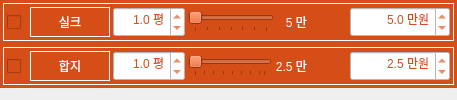
           <widget class="QWidget" name="tab_2">
            <attribute name="title">
             <string>도배</string>
            </attribute>
            <layout class="QVBoxLayout" name="verticalLayout">
             <property name="spacing">
              <number>0</number>
             </property>
             <property name="leftMargin">
              <number>0</number>
             </property>
             <property name="topMargin">
              <number>0</number>
             </property>
             <property name="rightMargin">
              <number>0</number>
             </property>
             <property name="bottomMargin">
              <number>0</number>
             </property>
             <item>
              <widget class="QFrame" name="frame_111">
               <property name="minimumSize">
                <size>
                 <width>0</width>
                 <height>30</height>
                </size>
               </property>
               <property name="maximumSize">
                <size>
                 <width>16777215</width>
                 <height>16777215</height>
                </size>
               </property>
               <property name="font">
                <font>
                 <family>나눔고딕 ExtraBold</family>
                 <pointsize>9</pointsize>
                 <weight>9</weight>
                 <italic>false</italic>
                 <bold>false</bold>
                </font>
               </property>
               <property name="styleSheet">
                <string notr="true">background-color: rgb(213, 77, 23);
font: 75 9pt &quot;나눔고딕 ExtraBold&quot;;</string>
               </property>
               <layout class="QHBoxLayout" name="horizontalLayout_258">
                <property name="leftMargin">
                 <number>3</number>
                </property>
                <property name="topMargin">
                 <number>3</number>
                </property>
                <property name="rightMargin">
                 <number>3</number>
                </property>
                <property name="bottomMargin">
                 <number>3</number>
                </property>
                <item>
                 <widget class="QFrame" name="horizontalFrame_12">
                  <property name="styleSheet">
                   <string notr="true">color: rgb(255, 255, 255);</string>
                  </property>
                  <property name="frameShape">
                   <enum>QFrame::Box</enum>
                  </property>
                  <layout class="QHBoxLayout" name="horizontalLayout_83">
                   <property name="spacing">
                    <number>3</number>
                   </property>
                   <property name="leftMargin">
                    <number>3</number>
                   </property>
                   <property name="topMargin">
                    <number>3</number>
                   </property>
                   <property name="rightMargin">
                    <number>3</number>
                   </property>
                   <property name="bottomMargin">
                    <number>3</number>
                   </property>
                   <item>
                    <widget class="QCheckBox" name="checkBox_wallpaper_silk">
                     <property name="enabled">
                      <bool>true</bool>
                     </property>
                     <property name="minimumSize">
                      <size>
                       <width>20</width>
                       <height>30</height>
                      </size>
                     </property>
                     <property name="maximumSize">
                      <size>
                       <width>16777215</width>
                       <height>16777215</height>
                      </size>
                     </property>
                     <property name="styleSheet">
                      <string notr="true">color: rgb(255, 255, 255);</string>
                     </property>
                     <property name="text">
                      <string/>
                     </property>
                     <property name="checked">
                      <bool>false</bool>
                     </property>
                     <property name="tristate">
                      <bool>false</bool>
                     </property>
                    </widget>
                   </item>
                   <item>
                    <widget class="QLabel" name="label_20">
                     <property name="sizePolicy">
                      <sizepolicy hsizetype="Preferred" vsizetype="Fixed">
                       <horstretch>0</horstretch>
                       <verstretch>0</verstretch>
                      </sizepolicy>
                     </property>
                     <property name="minimumSize">
                      <size>
                       <width>80</width>
                       <height>30</height>
                      </size>
                     </property>
                     <property name="maximumSize">
                      <size>
                       <width>80</width>
                       <height>16777215</height>
                      </size>
                     </property>
                     <property name="font">
                      <font>
                       <family>나눔고딕 ExtraBold</family>
                       <pointsize>9</pointsize>
                       <weight>9</weight>
                       <italic>false</italic>
                       <bold>false</bold>
                      </font>
                     </property>
                     <property name="styleSheet">
                      <string notr="true">background-color: rgb(213, 77, 23);
color: rgb(255, 255, 255);</string>
                     </property>
                     <property name="frameShape">
                      <enum>QFrame::Box</enum>
                     </property>
                     <property name="text">
                      <string>실크</string>
                     </property>
                     <property name="alignment">
                      <set>Qt::AlignCenter</set>
                     </property>
                    </widget>
                   </item>
                   <item>
                    <widget class="QDoubleSpinBox" name="doubleSpinBox_wallpaper_area_silk">
                     <property name="minimumSize">
                      <size>
                       <width>70</width>
                       <height>30</height>
                      </size>
                     </property>
                     <property name="styleSheet">
                      <string notr="true">background-color: rgb(255, 255, 255);
color: rgb(213, 77, 23);</string>
                     </property>
                     <property name="alignment">
                      <set>Qt::AlignRight|Qt::AlignTrailing|Qt::AlignVCenter</set>
                     </property>
                     <property name="prefix">
                      <string/>
                     </property>
                     <property name="suffix">
                      <string> 평</string>
                     </property>
                     <property name="decimals">
                      <number>1</number>
                     </property>
                     <property name="minimum">
                      <double>0.100000000000000</double>
                     </property>
                     <property name="maximum">
                      <double>100.000000000000000</double>
                     </property>
                     <property name="singleStep">
                      <double>0.200000000000000</double>
                     </property>
                     <property name="value">
                      <double>1.000000000000000</double>
                     </property>
                    </widget>
                   </item>
                   <item>
                    <widget class="QSlider" name="horizontalSlider_wallpaper_silk">
                     <property name="minimum">
                      <number>50</number>
                     </property>
                     <property name="maximum">
                      <number>80</number>
                     </property>
                     <property name="singleStep">
                      <number>5</number>
                     </property>
                     <property name="pageStep">
                      <number>1</number>
                     </property>
                     <property name="value">
                      <number>50</number>
                     </property>
                     <property name="orientation">
                      <enum>Qt::Horizontal</enum>
                     </property>
                     <property name="invertedAppearance">
                      <bool>false</bool>
                     </property>
                     <property name="invertedControls">
                      <bool>false</bool>
                     </property>
                     <property name="tickPosition">
                      <enum>QSlider::TicksBelow</enum>
                     </property>
                     <property name="tickInterval">
                      <number>5</number>
                     </property>
                    </widget>
                   </item>
                   <item>
                    <widget class="QLabel" name="label_wallpaper_silk">
                     <property name="minimumSize">
                      <size>
                       <width>30</width>
                       <height>0</height>
                      </size>
                     </property>
                     <property name="text">
                      <string>5 만</string>
                     </property>
                     <property name="alignment">
                      <set>Qt::AlignRight|Qt::AlignTrailing|Qt::AlignVCenter</set>
                     </property>
                    </widget>
                   </item>
                   <item>
                    <spacer name="horizontalSpacer_21">
                     <property name="orientation">
                      <enum>Qt::Horizontal</enum>
                     </property>
                     <property name="sizeType">
                      <enum>QSizePolicy::Preferred</enum>
                     </property>
                     <property name="sizeHint" stdset="0">
                      <size>
                       <width>40</width>
                       <height>20</height>
                      </size>
                     </property>
                    </spacer>
                   </item>
                   <item>
                    <widget class="QDoubleSpinBox" name="doubleSpinBox_wallpaper_cost_silk">
                     <property name="minimumSize">
                      <size>
                       <width>100</width>
                       <height>30</height>
                      </size>
                     </property>
                     <property name="styleSheet">
                      <string notr="true">background-color: rgb(255, 255, 255);
color: rgb(213, 77, 23);</string>
                     </property>
                     <property name="alignment">
                      <set>Qt::AlignRight|Qt::AlignTrailing|Qt::AlignVCenter</set>
                     </property>
                     <property name="prefix">
                      <string/>
                     </property>
                     <property name="suffix">
                      <string> 만원</string>
                     </property>
                     <property name="decimals">
                      <number>1</number>
                     </property>
                     <property name="minimum">
                      <double>1.000000000000000</double>
                     </property>
                     <property name="maximum">
                      <double>1500.000000000000000</double>
                     </property>
                     <property name="singleStep">
                      <double>10.000000000000000</double>
                     </property>
                     <property name="value">
                      <double>5.000000000000000</double>
                     </property>
                    </widget>
                   </item>
                  </layout>
                 </widget>
                </item>
               </layout>
              </widget>
             </item>
             <item>
              <widget class="QFrame" name="frame_112">
               <property name="minimumSize">
                <size>
                 <width>0</width>
                 <height>30</height>
                </size>
               </property>
               <property name="maximumSize">
                <size>
                 <width>16777215</width>
                 <height>16777215</height>
                </size>
               </property>
               <property name="font">
                <font>
                 <family>나눔고딕 ExtraBold</family>
                 <pointsize>9</pointsize>
                 <weight>9</weight>
                 <italic>false</italic>
                 <bold>false</bold>
                </font>
               </property>
               <property name="styleSheet">
                <string notr="true">background-color: rgb(213, 77, 23);
font: 75 9pt &quot;나눔고딕 ExtraBold&quot;;</string>
               </property>
               <layout class="QHBoxLayout" name="horizontalLayout_259">
                <property name="leftMargin">
                 <number>3</number>
                </property>
                <property name="topMargin">
                 <number>3</number>
                </property>
                <property name="rightMargin">
                 <number>3</number>
                </property>
                <property name="bottomMargin">
                 <number>3</number>
                </property>
                <item>
                 <widget class="QFrame" name="horizontalFrame_13">
                  <property name="styleSheet">
                   <string notr="true">color: rgb(255, 255, 255);</string>
                  </property>
                  <property name="frameShape">
                   <enum>QFrame::Box</enum>
                  </property>
                  <layout class="QHBoxLayout" name="horizontalLayout_84">
                   <property name="spacing">
                    <number>3</number>
                   </property>
                   <property name="leftMargin">
                    <number>3</number>
                   </property>
                   <property name="topMargin">
                    <number>3</number>
                   </property>
                   <property name="rightMargin">
                    <number>3</number>
                   </property>
                   <property name="bottomMargin">
                    <number>3</number>
                   </property>
                   <item>
                    <widget class="QCheckBox" name="checkBox_wallpaper_lamination">
                     <property name="enabled">
                      <bool>true</bool>
                     </property>
                     <property name="minimumSize">
                      <size>
                       <width>20</width>
                       <height>30</height>
                      </size>
                     </property>
                     <property name="maximumSize">
                      <size>
                       <width>16777215</width>
                       <height>16777215</height>
                      </size>
                     </property>
                     <property name="styleSheet">
                      <string notr="true">color: rgb(255, 255, 255);</string>
                     </property>
                     <property name="text">
                      <string/>
                     </property>
                     <property name="checked">
                      <bool>false</bool>
                     </property>
                     <property name="tristate">
                      <bool>false</bool>
                     </property>
                    </widget>
                   </item>
                   <item>
                    <widget class="QLabel" name="label_22">
                     <property name="sizePolicy">
                      <sizepolicy hsizetype="Preferred" vsizetype="Fixed">
                       <horstretch>0</horstretch>
                       <verstretch>0</verstretch>
                      </sizepolicy>
                     </property>
                     <property name="minimumSize">
                      <size>
                       <width>80</width>
                       <height>30</height>
                      </size>
                     </property>
                     <property name="maximumSize">
                      <size>
                       <width>80</width>
                       <height>16777215</height>
                      </size>
                     </property>
                     <property name="font">
                      <font>
                       <family>나눔고딕 ExtraBold</family>
                       <pointsize>9</pointsize>
                       <weight>9</weight>
                       <italic>false</italic>
                       <bold>false</bold>
                      </font>
                     </property>
                     <property name="styleSheet">
                      <string notr="true">background-color: rgb(213, 77, 23);
color: rgb(255, 255, 255);</string>
                     </property>
                     <property name="frameShape">
                      <enum>QFrame::Box</enum>
                     </property>
                     <property name="text">
                      <string>합지</string>
                     </property>
                     <property name="alignment">
                      <set>Qt::AlignCenter</set>
                     </property>
                    </widget>
                   </item>
                   <item>
                    <widget class="QDoubleSpinBox" name="doubleSpinBox_wallpaper_area_lamination">
                     <property name="minimumSize">
                      <size>
                       <width>70</width>
                       <height>30</height>
                      </size>
                     </property>
                     <property name="styleSheet">
                      <string notr="true">background-color: rgb(255, 255, 255);
color: rgb(213, 77, 23);</string>
                     </property>
                     <property name="alignment">
                      <set>Qt::AlignRight|Qt::AlignTrailing|Qt::AlignVCenter</set>
                     </property>
                     <property name="prefix">
                      <string/>
                     </property>
                     <property name="suffix">
                      <string> 평</string>
                     </property>
                     <property name="decimals">
                      <number>1</number>
                     </property>
                     <property name="minimum">
                      <double>0.100000000000000</double>
                     </property>
                     <property name="maximum">
                      <double>100.000000000000000</double>
                     </property>
                     <property name="singleStep">
                      <double>0.200000000000000</double>
                     </property>
                     <property name="value">
                      <double>1.000000000000000</double>
                     </property>
                    </widget>
                   </item>
                   <item>
                    <widget class="QSlider" name="horizontalSlider_wallpaper_lamination">
                     <property name="minimum">
                      <number>20</number>
                     </property>
                     <property name="maximum">
                      <number>35</number>
                     </property>
                     <property name="singleStep">
                      <number>1</number>
                     </property>
                     <property name="pageStep">
                      <number>1</number>
                     </property>
                     <property name="value">
                      <number>20</number>
                     </property>
                     <property name="orientation">
                      <enum>Qt::Horizontal</enum>
                     </property>
                     <property name="invertedAppearance">
                      <bool>false</bool>
                     </property>
                     <property name="invertedControls">
                      <bool>false</bool>
                     </property>
                     <property name="tickPosition">
                      <enum>QSlider::TicksBelow</enum>
                     </property>
                     <property name="tickInterval">
                      <number>2</number>
                     </property>
                    </widget>
                   </item>
                   <item>
                    <widget class="QLabel" name="label_wallpaper_lamination">
                     <property name="minimumSize">
                      <size>
                       <width>30</width>
                       <height>0</height>
                      </size>
                     </property>
                     <property name="text">
                      <string>2.5 만</string>
                     </property>
                     <property name="alignment">
                      <set>Qt::AlignRight|Qt::AlignTrailing|Qt::AlignVCenter</set>
                     </property>
                    </widget>
                   </item>
                   <item>
                    <spacer name="horizontalSpacer_22">
                     <property name="orientation">
                      <enum>Qt::Horizontal</enum>
                     </property>
                     <property name="sizeType">
                      <enum>QSizePolicy::Preferred</enum>
                     </property>
                     <property name="sizeHint" stdset="0">
                      <size>
                       <width>40</width>
                       <height>20</height>
                      </size>
                     </property>
                    </spacer>
                   </item>
                   <item>
                    <widget class="QDoubleSpinBox" name="doubleSpinBox_wallpaper_cost_lamination">
                     <property name="minimumSize">
                      <size>
                       <width>100</width>
                       <height>30</height>
                      </size>
                     </property>
                     <property name="styleSheet">
                      <string notr="true">background-color: rgb(255, 255, 255);
color: rgb(213, 77, 23);</string>
                     </property>
                     <property name="alignment">
                      <set>Qt::AlignRight|Qt::AlignTrailing|Qt::AlignVCenter</set>
                     </property>
                     <property name="prefix">
                      <string/>
                     </property>
                     <property name="suffix">
                      <string> 만원</string>
                     </property>
                     <property name="decimals">
                      <number>1</number>
                     </property>
                     <property name="minimum">
                      <double>1.000000000000000</double>
                     </property>
                     <property name="maximum">
                      <double>1500.000000000000000</double>
                     </property>
                     <property name="singleStep">
                      <double>10.000000000000000</double>
                     </property>
                     <property name="value">
                      <double>2.500000000000000</double>
                     </property>
                    </widget>
                   </item>
                  </layout>
                 </widget>
                </item>
               </layout>
              </widget>
             </item>
             <item>
              <spacer name="verticalSpacer">
               <property name="orientation">
                <enum>Qt::Vertical</enum>
               </property>
               <property name="sizeHint" stdset="0">
                <size>
                 <width>0</width>
                 <height>0</height>
                </size>
               </property>
              </spacer>
             </item>
            </layout>
           </widget>
